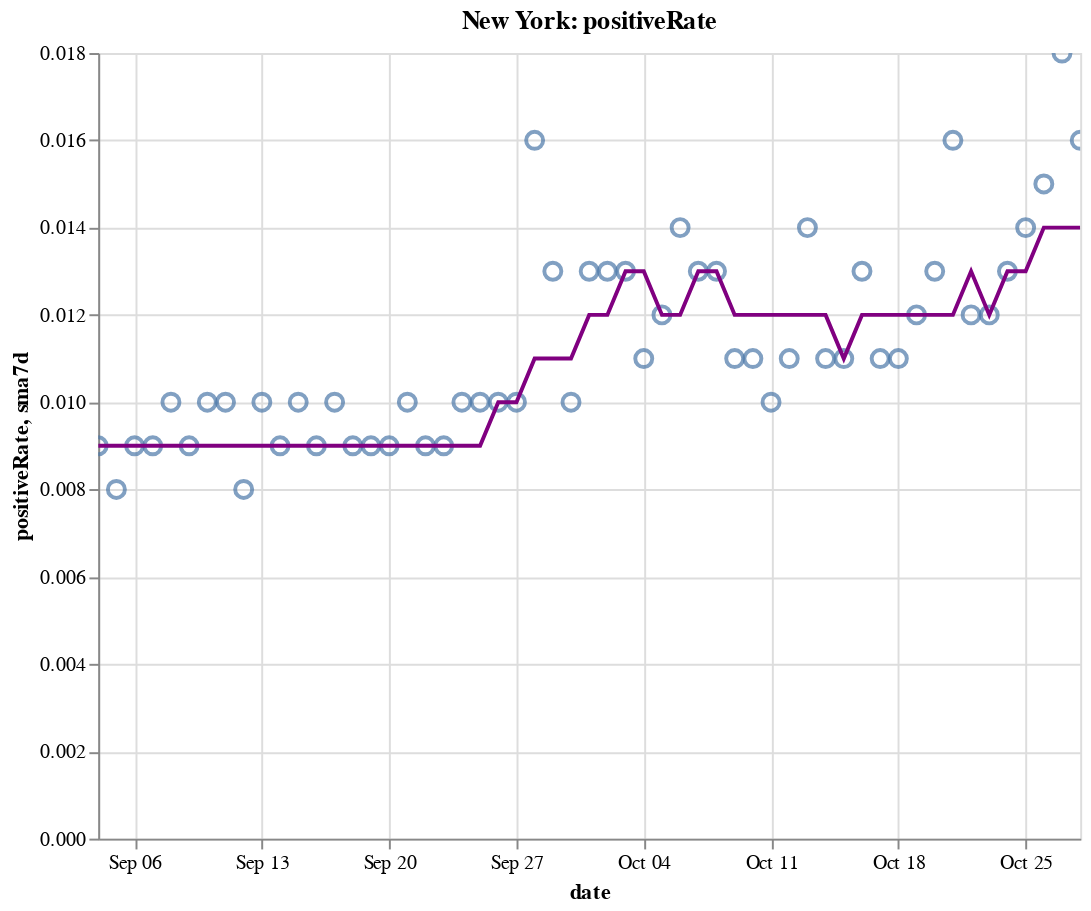

Notebook cell for this chart:
### Code cell
create_plot(ny, 'positiveRate')

### Figure 1 — Vega-Lite specification as saved in the notebook (floating-point values rounded to 4 significant figures)
{"config": {"view": {"continuousWidth": 400, "continuousHeight": 300}}, "layer": [{"layer": [{"mark": {"type": "point", "size": 75}, "encoding": {"tooltip": [{"type": "temporal", "field": "date"}, {"type": "quantitative", "field": "positiveRate"}, {"type": "quantitative", "field": "sma7d"}], "x": {"type": "temporal", "field": "date"}, "y": {"type": "quantitative", "field": "positiveRate"}}, "selection": {"selector010": {"type": "interval", "bind": "scales", "encodings": ["x", "y"]}}}, {"mark": {"type": "line", "color": "purple"}, "encoding": {"x": {"type": "temporal", "field": "date"}, "y": {"type": "quantitative", "field": "sma7d"}}}]}, {"mark": {"type": "rule", "color": "#aaa"}, "encoding": {"x": {"type": "temporal", "field": "date"}}, "transform": [{"filter": {"selection": "selector009"}}]}, {"mark": "circle", "encoding": {"opacity": {"condition": {"value": 1, "selection": "selector009"}, "value": 0}, "tooltip": [{"type": "temporal", "field": "date"}, {"type": "quantitative", "field": "positiveRate"}, {"type": "quantitative", "field": "sma7d"}], "x": {"type": "temporal", "field": "date"}, "y": {"type": "quantitative", "field": "positiveRate"}}, "selection": {"selector009": {"type": "single", "encodings": ["x"], "on": "mouseover", "nearest": true, "empty": "none"}}}, {"mark": {"type": "text", "align": "left", "dx": 5, "dy": -5, "stroke": "white", "strokeWidth": 2}, "encoding": {"text": {"type": "quantitative", "field": "positiveRate"}, "tooltip": [{"type": "temporal", "field": "date"}, {"type": "quantitative", "field": "positiveRate"}, {"type": "quantitative", "field": "sma7d"}], "x": {"type": "temporal", "field": "date"}, "y": {"type": "quantitative", "field": "positiveRate"}}, "transform": [{"filter": {"selection": "selector009"}}]}, {"mark": {"type": "text", "align": "left", "dx": 5, "dy": -5}, "encoding": {"text": {"type": "quantitative", "field": "positiveRate"}, "tooltip": [{"type": "temporal", "field": "date"}, {"type": "quantitative", "field": "positiveRate"}, {"type": "quantitative", "field": "sma7d"}], "x": {"type": "temporal", "field": "date"}, "y": {"type": "quantitative", "field": "positiveRate"}}, "transform": [{"filter": {"selection": "selector009"}}]}], "data": {"name": "data-92b22988dd9d3c54be3eeafc96465e76"}, "height": 400, "title": "New York: positiveRate", "width": 500, "$schema": "https://vega.github.io/schema/vega-lite/v4.8.1.json", "datasets": {"data-92b22988dd9d3c54be3eeafc96465e76": [{"date": "2020-09-04T00:00:00", "totalTestResultsIncrease": 93400.0, "positiveIncrease": 864.0, "death": 25350.0, "deathIncrease": 5.0, "positiveRate": 0.009, "state": "New York", "sma7d": 0.009}, {"date": "2020-09-05T00:00:00", "totalTestResultsIncrease": 99760.0, "positiveIncrease": 801.0, "death": 25350.0, "deathIncrease": 2.0, "positiveRate": 0.008, "state": "New York", "sma7d": 0.009}, {"date": "2020-09-06T00:00:00", "totalTestResultsIncrease": 85630.0, "positiveIncrease": 729.0, "death": 25360.0, "deathIncrease": 9.0, "positiveRate": 0.009, "state": "New York", "sma7d": 0.009}, {"date": "2020-09-07T00:00:00", "totalTestResultsIncrease": 58860.0, "positiveIncrease": 520.0, "death": 25360.0, "deathIncrease": 2.0, "positiveRate": 0.009, "state": "New York", "sma7d": 0.009}, {"date": "2020-09-08T00:00:00", "totalTestResultsIncrease": 57830.0, "positiveIncrease": 557.0, "death": 25370.0, "deathIncrease": 6.0, "positiveRate": 0.01, "state": "New York", "sma7d": 0.009}, {"date": "2020-09-09T00:00:00", "totalTestResultsIncrease": 63230.0, "positiveIncrease": 576.0, "death": 25370.0, "deathIncrease": 3.0, "positiveRate": 0.009, "state": "New York", "sma7d": 0.009}, {"date": "2020-09-10T00:00:00", "totalTestResultsIncrease": 76810.0, "positiveIncrease": 757.0, "death": 25380.0, "deathIncrease": 7.0, "positiveRate": 0.01, "state": "New York", "sma7d": 0.009}, {"date": "2020-09-11T00:00:00", "totalTestResultsIncrease": 89720.0, "positiveIncrease": 880.0, "death": 25380.0, "deathIncrease": 5.0, "positiveRate": 0.01, "state": "New York", "sma7d": 0.009}, {"date": "2020-09-12T00:00:00", "totalTestResultsIncrease": 102900.0, "positiveIncrease": 849.0, "death": 25380.0, "deathIncrease": 2.0, "positiveRate": 0.008, "state": "New York", "sma7d": 0.009}, {"date": "2020-09-13T00:00:00", "totalTestResultsIncrease": 72670.0, "positiveIncrease": 725.0, "death": 25390.0, "deathIncrease": 6.0, "positiveRate": 0.01, "state": "New York", "sma7d": 0.009}, {"date": "2020-09-14T00:00:00", "totalTestResultsIncrease": 63360.0, "positiveIncrease": 583.0, "death": 25390.0, "deathIncrease": 4.0, "positiveRate": 0.009, "state": "New York", "sma7d": 0.009}, {"date": "2020-09-15T00:00:00", "totalTestResultsIncrease": 73680.0, "positiveIncrease": 766.0, "death": 25400.0, "deathIncrease": 11.0, "positiveRate": 0.01, "state": "New York", "sma7d": 0.009}, {"date": "2020-09-16T00:00:00", "totalTestResultsIncrease": 75090.0, "positiveIncrease": 652.0, "death": 25410.0, "deathIncrease": 5.0, "positiveRate": 0.009, "state": "New York", "sma7d": 0.009}, {"date": "2020-09-17T00:00:00", "totalTestResultsIncrease": 91500.0, "positiveIncrease": 896.0, "death": 25410.0, "deathIncrease": 3.0, "positiveRate": 0.01, "state": "New York", "sma7d": 0.009}, {"date": "2020-09-18T00:00:00", "totalTestResultsIncrease": 89730.0, "positiveIncrease": 790.0, "death": 25420.0, "deathIncrease": 10.0, "positiveRate": 0.009, "state": "New York", "sma7d": 0.009}, {"date": "2020-09-19T00:00:00", "totalTestResultsIncrease": 110400.0, "positiveIncrease": 986.0, "death": 25420.0, "deathIncrease": 2.0, "positiveRate": 0.009, "state": "New York", "sma7d": 0.009}, {"date": "2020-09-20T00:00:00", "totalTestResultsIncrease": 100400.0, "positiveIncrease": 862.0, "death": 25430.0, "deathIncrease": 2.0, "positiveRate": 0.009, "state": "New York", "sma7d": 0.009}, {"date": "2020-09-21T00:00:00", "totalTestResultsIncrease": 58320.0, "positiveIncrease": 573.0, "death": 25430.0, "deathIncrease": 1.0, "positiveRate": 0.01, "state": "New York", "sma7d": 0.009}, {"date": "2020-09-22T00:00:00", "totalTestResultsIncrease": 84000.0, "positiveIncrease": 754.0, "death": 25430.0, "deathIncrease": 4.0, "positiveRate": 0.009, "state": "New York", "sma7d": 0.009}, {"date": "2020-09-23T00:00:00", "totalTestResultsIncrease": 70930.0, "positiveIncrease": 665.0, "death": 25440.0, "deathIncrease": 5.0, "positiveRate": 0.009, "state": "New York", "sma7d": 0.009}, {"date": "2020-09-24T00:00:00", "totalTestResultsIncrease": 92950.0, "positiveIncrease": 955.0, "death": 25440.0, "deathIncrease": 2.0, "positiveRate": 0.01, "state": "New York", "sma7d": 0.009}, {"date": "2020-09-25T00:00:00", "totalTestResultsIncrease": 94820.0, "positiveIncrease": 908.0, "death": 25450.0, "deathIncrease": 7.0, "positiveRate": 0.01, "state": "New York", "sma7d": 0.009}, {"date": "2020-09-26T00:00:00", "totalTestResultsIncrease": 99950.0, "positiveIncrease": 1005.0, "death": 25450.0, "deathIncrease": 4.0, "positiveRate": 0.01, "state": "New York", "sma7d": 0.01}, {"date": "2020-09-27T00:00:00", "totalTestResultsIncrease": 84770.0, "positiveIncrease": 866.0, "death": 25460.0, "deathIncrease": 6.0, "positiveRate": 0.01, "state": "New York", "sma7d": 0.01}, {"date": "2020-09-28T00:00:00", "totalTestResultsIncrease": 52940.0, "positiveIncrease": 834.0, "death": 25470.0, "deathIncrease": 12.0, "positiveRate": 0.016, "state": "New York", "sma7d": 0.011}, {"date": "2020-09-29T00:00:00", "totalTestResultsIncrease": 88230.0, "positiveIncrease": 1189.0, "death": 25470.0, "deathIncrease": 2.0, "positiveRate": 0.013, "state": "New York", "sma7d": 0.011}, {"date": "2020-09-30T00:00:00", "totalTestResultsIncrease": 97960.0, "positiveIncrease": 1000.0, "death": 25480.0, "deathIncrease": 9.0, "positiveRate": 0.01, "state": "New York", "sma7d": 0.011}, {"date": "2020-10-01T00:00:00", "totalTestResultsIncrease": 109200.0, "positiveIncrease": 1382.0, "death": 25490.0, "deathIncrease": 11.0, "positiveRate": 0.013, "state": "New York", "sma7d": 0.012}, {"date": "2020-10-02T00:00:00", "totalTestResultsIncrease": 119500.0, "positiveIncrease": 1598.0, "death": 25500.0, "deathIncrease": 7.0, "positiveRate": 0.013, "state": "New York", "sma7d": 0.012}, {"date": "2020-10-03T00:00:00", "totalTestResultsIncrease": 134300.0, "positiveIncrease": 1731.0, "death": 25500.0, "deathIncrease": 8.0, "positiveRate": 0.013, "state": "New York", "sma7d": 0.013}, {"date": "2020-10-04T00:00:00", "totalTestResultsIncrease": 110300.0, "positiveIncrease": 1222.0, "death": 25520.0, "deathIncrease": 14.0, "positiveRate": 0.011, "state": "New York", "sma7d": 0.013}, {"date": "2020-10-05T00:00:00", "totalTestResultsIncrease": 76400.0, "positiveIncrease": 933.0, "death": 25530.0, "deathIncrease": 8.0, "positiveRate": 0.012, "state": "New York", "sma7d": 0.012}, {"date": "2020-10-06T00:00:00", "totalTestResultsIncrease": 96360.0, "positiveIncrease": 1393.0, "death": 25540.0, "deathIncrease": 9.0, "positiveRate": 0.014, "state": "New York", "sma7d": 0.012}, {"date": "2020-10-07T00:00:00", "totalTestResultsIncrease": 108200.0, "positiveIncrease": 1360.0, "death": 25540.0, "deathIncrease": 9.0, "positiveRate": 0.013, "state": "New York", "sma7d": 0.013}, {"date": "2020-10-08T00:00:00", "totalTestResultsIncrease": 145800.0, "positiveIncrease": 1836.0, "death": 25560.0, "deathIncrease": 10.0, "positiveRate": 0.013, "state": "New York", "sma7d": 0.013}, {"date": "2020-10-09T00:00:00", "totalTestResultsIncrease": 139300.0, "positiveIncrease": 1592.0, "death": 25560.0, "deathIncrease": 6.0, "positiveRate": 0.011, "state": "New York", "sma7d": 0.012}, {"date": "2020-10-10T00:00:00", "totalTestResultsIncrease": 134600.0, "positiveIncrease": 1447.0, "death": 25570.0, "deathIncrease": 8.0, "positiveRate": 0.011, "state": "New York", "sma7d": 0.012}, {"date": "2020-10-11T00:00:00", "totalTestResultsIncrease": 118300.0, "positiveIncrease": 1143.0, "death": 25570.0, "deathIncrease": 5.0, "positiveRate": 0.01, "state": "New York", "sma7d": 0.012}, {"date": "2020-10-12T00:00:00", "totalTestResultsIncrease": 91790.0, "positiveIncrease": 1029.0, "death": 25590.0, "deathIncrease": 13.0, "positiveRate": 0.011, "state": "New York", "sma7d": 0.012}, {"date": "2020-10-13T00:00:00", "totalTestResultsIncrease": 99070.0, "positiveIncrease": 1393.0, "death": 25600.0, "deathIncrease": 11.0, "positiveRate": 0.014, "state": "New York", "sma7d": 0.012}, {"date": "2020-10-14T00:00:00", "totalTestResultsIncrease": 111700.0, "positiveIncrease": 1232.0, "death": 25600.0, "deathIncrease": 7.0, "positiveRate": 0.011, "state": "New York", "sma7d": 0.012}, {"date": "2020-10-15T00:00:00", "totalTestResultsIncrease": 133200.0, "positiveIncrease": 1460.0, "death": 25620.0, "deathIncrease": 13.0, "positiveRate": 0.011, "state": "New York", "sma7d": 0.011}, {"date": "2020-10-16T00:00:00", "totalTestResultsIncrease": 136000.0, "positiveIncrease": 1707.0, "death": 25630.0, "deathIncrease": 10.0, "positiveRate": 0.013, "state": "New York", "sma7d": 0.012}, {"date": "2020-10-17T00:00:00", "totalTestResultsIncrease": 160000.0, "positiveIncrease": 1784.0, "death": 25640.0, "deathIncrease": 9.0, "positiveRate": 0.011, "state": "New York", "sma7d": 0.012}, {"date": "2020-10-18T00:00:00", "totalTestResultsIncrease": 128800.0, "positiveIncrease": 1390.0, "death": 25640.0, "deathIncrease": 7.0, "positiveRate": 0.011, "state": "New York", "sma7d": 0.012}, {"date": "2020-10-19T00:00:00", "totalTestResultsIncrease": 82010.0, "positiveIncrease": 998.0, "death": 25660.0, "deathIncrease": 15.0, "positiveRate": 0.012, "state": "New York", "sma7d": 0.012}, {"date": "2020-10-20T00:00:00", "totalTestResultsIncrease": 90540.0, "positiveIncrease": 1201.0, "death": 25670.0, "deathIncrease": 13.0, "positiveRate": 0.013, "state": "New York", "sma7d": 0.012}, {"date": "2020-10-21T00:00:00", "totalTestResultsIncrease": 124800.0, "positiveIncrease": 2026.0, "death": 25680.0, "deathIncrease": 7.0, "positiveRate": 0.016, "state": "New York", "sma7d": 0.012}, {"date": "2020-10-22T00:00:00", "totalTestResultsIncrease": 135300.0, "positiveIncrease": 1628.0, "death": 25690.0, "deathIncrease": 15.0, "positiveRate": 0.012, "state": "New York", "sma7d": 0.013}, {"date": "2020-10-23T00:00:00", "totalTestResultsIncrease": 141500.0, "positiveIncrease": 1637.0, "death": 25700.0, "deathIncrease": 11.0, "positiveRate": 0.012, "state": "New York", "sma7d": 0.012}, {"date": "2020-10-24T00:00:00", "totalTestResultsIncrease": 156900.0, "positiveIncrease": 2061.0, "death": 25720.0, "deathIncrease": 13.0, "positiveRate": 0.013, "state": "New York", "sma7d": 0.013}, {"date": "2020-10-25T00:00:00", "totalTestResultsIncrease": 120800.0, "positiveIncrease": 1632.0, "death": 25730.0, "deathIncrease": 12.0, "positiveRate": 0.014, "state": "New York", "sma7d": 0.013}, {"date": "2020-10-26T00:00:00", "totalTestResultsIncrease": 82120.0, "positiveIncrease": 1191.0, "death": 25740.0, "deathIncrease": 12.0, "positiveRate": 0.015, "state": "New York", "sma7d": 0.014}, {"date": "2020-10-27T00:00:00", "totalTestResultsIncrease": 111600.0, "positiveIncrease": 1991.0, "death": 25760.0, "deathIncrease": 16.0, "positiveRate": 0.018, "state": "New York", "sma7d": 0.014}, {"date": "2020-10-28T00:00:00", "totalTestResultsIncrease": 129700.0, "positiveIncrease": 2031.0, "death": 25770.0, "deathIncrease": 15.0, "positiveRate": 0.016, "state": "New York", "sma7d": 0.014}]}}
